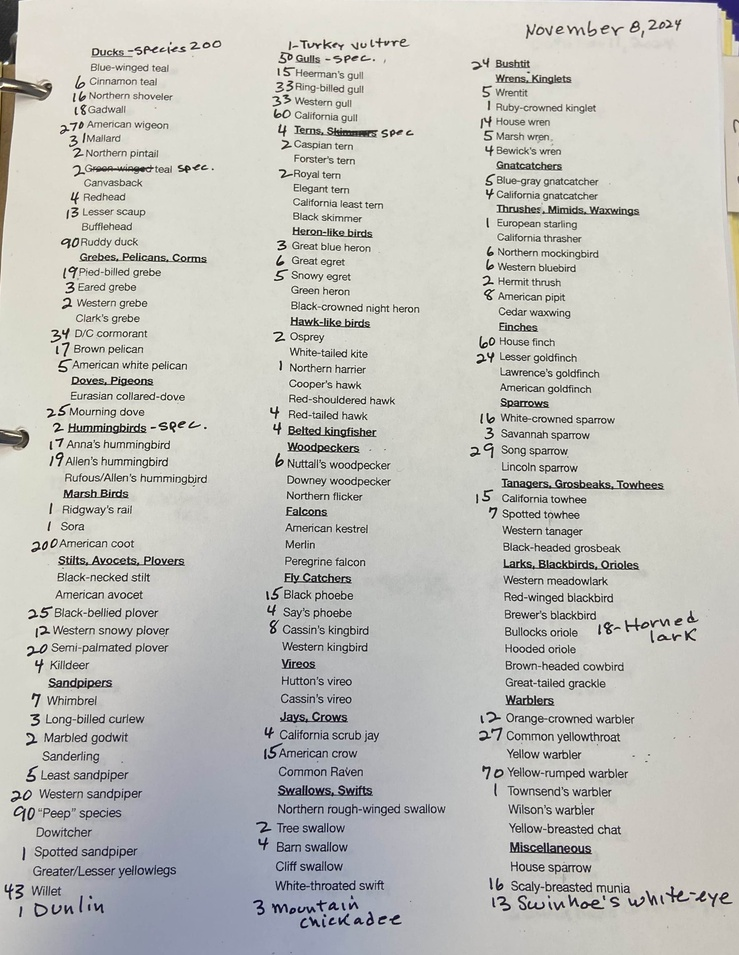
#> input picture bird-img/1.jpg, 739 x 955 px, shrunk from 2213 x 2862 before the run
$ jupyter execute --allow-errors birds.ipynb
#> lines starting #> are read from the running program, lines starting #| are printed output that depends on the picture
[cell 1]
# [13 lines of commented-out code are left out]

import pytesseract
import cv2
import os

# [6 lines of commented-out code are left out]


def ocr_and_save_translated(image_path):
#> called with image_path = 'bird-img/1.jpg'
    img = cv2.imread(image_path)
#> img is the input picture: shape (955, 739, 3); mean B, G, R 187.9, 192.6, 193.1
    if img is None:
        print(f"Error: no img")
        return
    # greyscaleing the image
    gray_img = cv2.cvtColor(img, cv2.COLOR_BGR2GRAY)
    _, binary_img = cv2.threshold(gray_img, 150, 255, cv2.THRESH_BINARY)
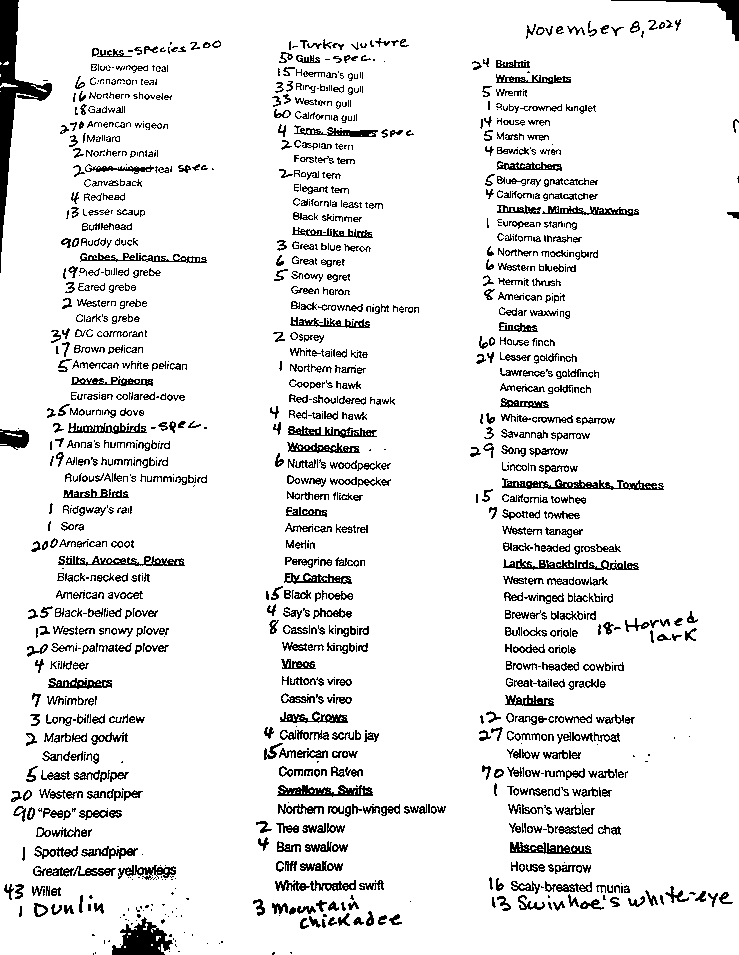
#> binary_img: shape (955, 739); 90.9% white; black in thin lines or dots

    text = pytesseract.image_to_string(binary_img)

    directory, filename = os.path.split(image_path)
    base_name, extension = os.path.splitext(filename)

    new_filename = f"{base_name}_translated.txt"
    directory = "translated-img" ##changing the file directory
    new_file_path = os.path.join(directory , new_filename)
    with open(new_file_path, "w", encoding="utf-8") as file:
        file.write(text)  # getting the text from the file

    print("success")

def main():
    ocr_and_save_translated('bird-img/1.jpg')


#> (the rest of this cell did not finish here and is left out)
